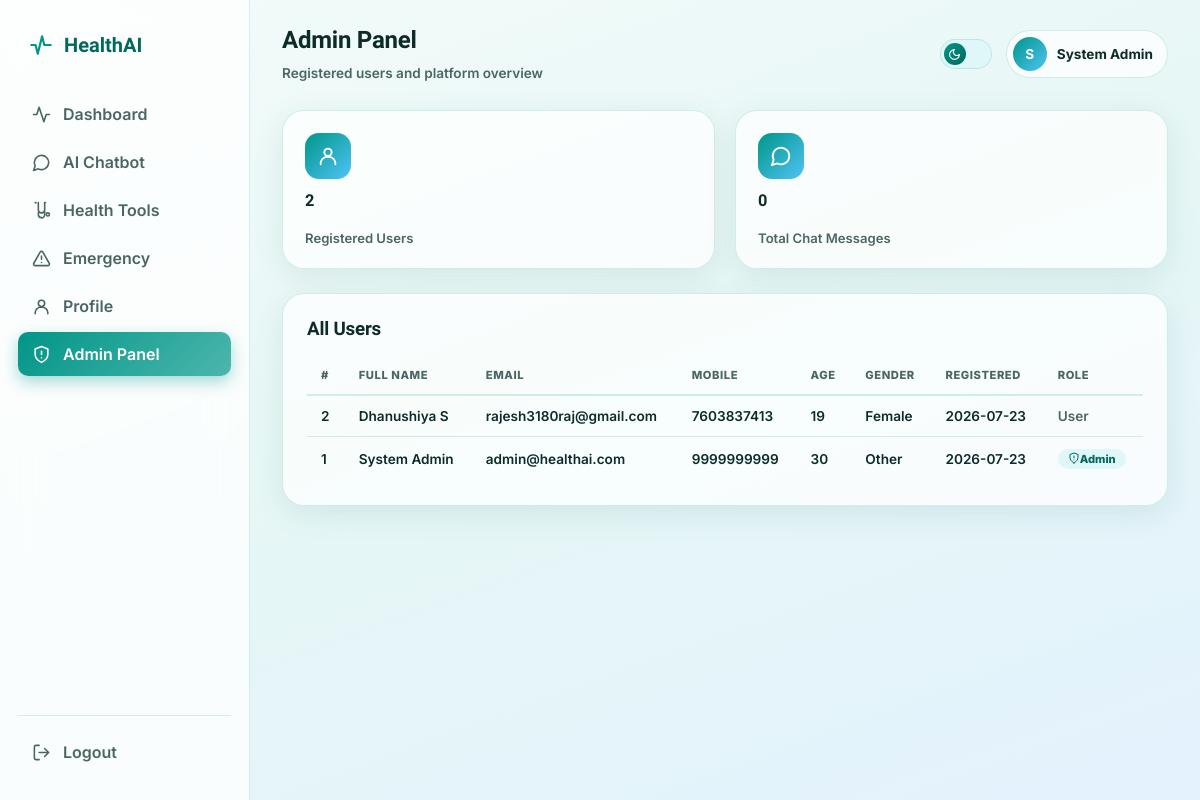
The page /admin (signed in) on the database its author committed.
### tables this page shows
CREATE TABLE users (
            id INTEGER PRIMARY KEY AUTOINCREMENT,
            full_name TEXT NOT NULL,
            email TEXT UNIQUE NOT NULL,
            mobile TEXT NOT NULL,
            age INTEGER NOT NULL,
            gender TEXT NOT NULL,
            password_hash TEXT NOT NULL,
            created_at TEXT NOT NULL,
            is_admin INTEGER NOT NULL DEFAULT 0,
            profile_photo TEXT
        );

### app.py (the view)
@app.route("/admin")
@admin_required
def admin_panel():
    db = get_db()
    users = db.execute(
        "SELECT id, full_name, email, mobile, age, gender, created_at, is_admin FROM users ORDER BY created_at DESC"
    ).fetchall()
    total_chats = db.execute("SELECT COUNT(*) AS c FROM chat_history").fetchone()["c"]
    return render_template(
        "admin.html",
        full_name=session.get("full_name"),
        users=users,
        total_users=len(users),
        total_chats=total_chats,
    )

### app.py (called while the page is built)
def get_db():
    if "db" not in g:
        g.db = sqlite3.connect(DB_PATH)
        g.db.row_factory = sqlite3.Row
    return g.db

def admin_required(view):
    @wraps(view)
    def wrapped(*args, **kwargs):
        if "user_id" not in session:
            return redirect(url_for("login"))
        if not session.get("is_admin"):
            flash("Access denied. Admin privileges are required.", "error")
            return redirect(url_for("dashboard"))
        return view(*args, **kwargs)
    return wrapped

@app.after_request
def add_no_cache_headers(response):
    if "user_id" not in session:
        response.headers["Cache-Control"] = "no-store, no-cache, must-revalidate, max-age=0"
        response.headers["Pragma"] = "no-cache"
    return response

### templates/admin.html (shortened to what this page needs)
{% extends "base.html" %}
{% from "_icons.html" import icon %}
{% set active_page = 'admin' %}
{% block topbar_title %}
<h1>Admin Panel</h1>
<span style="font-size:0.85rem; color:var(--text-muted); font-weight:600;">Registered users and platform overview</span>
{% endblock %}
{% block content %}
<div class="admin-stats">
  <div class="glass-card stat-card" style="cursor:default;">
    <div class="stat-icon">{{ icon('user', 22) }}</div>
    <h3>{{ total_users }}</h3>
    <span>Registered Users</span>
  </div>
  <div class="glass-card stat-card" style="cursor:default;">
    <div class="stat-icon">{{ icon('chat', 22) }}</div>
    <h3>{{ total_chats }}</h3>
    <span>Total Chat Messages</span>
  </div>
</div>
<div class="glass-card" style="padding: 24px;">
  <h3 style="margin-bottom: 16px;">All Users</h3>
  <div class="admin-table-wrap">
    <table class="admin-table">
      <thead>
        <tr>
          <th>#</th>
          <th>Full Name</th>
          <th>Email</th>
          <th>Mobile</th>
          <th>Age</th>
          <th>Gender</th>
          <th>Registered</th>
          <th>Role</th>
        </tr>
      </thead>
      <tbody>
        {% for u in users %}
        <tr>
          <td>{{ u.id }}</td>
          <td>{{ u.full_name }}</td>
          <td>{{ u.email }}</td>
          <td>{{ u.mobile }}</td>
          <td>{{ u.age }}</td>
          <td>{{ u.gender }}</td>
          <td>{{ u.created_at[:10] }}</td>
          <td>
            {% if u.is_admin %}
            <span class="admin-role-badge">{{ icon('shield-alert', 12) }} Admin</span>
            {% else %}
            <span style="color:var(--text-muted); font-weight:600;">User</span>
            {% endif %}
          </td>
        </tr>
        {% endfor %}
      </tbody>
    </table>
  </div>
</div>
{% endblock %}

### templates/base.html (shortened to what this page needs)
<!DOCTYPE html>
<html lang="en">
<head>
{% from "_icons.html" import icon %}
<link rel="stylesheet" href="{{ url_for('static', filename='css/style.css') }}">
</head>
<body>
<div class="app-shell">
  <aside class="sidebar">
    <div class="brand">
      {{ icon('pulse', 26) }}
      <span>HealthAI</span>
    </div>
    <nav style="display:flex; flex-direction:column; gap:4px;">
      <a class="nav-link {% if active_page == 'dashboard' %}active{% endif %}" href="{{ url_for('dashboard') }}">
        {{ icon('activity') }} Dashboard
      </a>
      <a class="nav-link {% if active_page == 'chatbot' %}active{% endif %}" href="{{ url_for('chatbot') }}">
        {{ icon('chat') }} AI Chatbot
      </a>
      <a class="nav-link {% if active_page == 'health_tools' %}active{% endif %}" href="{{ url_for('health_tools') }}">
        {{ icon('stethoscope') }} Health Tools
      </a>
      <a class="nav-link {% if active_page == 'emergency' %}active{% endif %}" href="{{ url_for('emergency') }}">
        {{ icon('alert-triangle') }} Emergency
      </a>
      <a class="nav-link {% if active_page == 'profile' %}active{% endif %}" href="{{ url_for('profile') }}">
        {{ icon('user') }} Profile
      </a>
      {% if session.is_admin %}
      <a class="nav-link {% if active_page == 'admin' %}active{% endif %}" href="{{ url_for('admin_panel') }}">
        {{ icon('shield-alert') }} Admin Panel
      </a>
      {% endif %}
    </nav>
    <div class="sidebar-footer">
      <a class="nav-link" href="{{ url_for('logout_page') }}">
        {{ icon('log-out') }} Logout
      </a>
    </div>
  </aside>
  <main class="main-content page-fade">
    <div class="topbar">
      <div style="display:flex; align-items:center; gap:12px;">
        <div class="topbar-title">{% block topbar_title %}{% endblock %}</div>
      </div>
      <div class="topbar-actions">
        <button class="theme-toggle" onclick="toggleTheme()" aria-label="Toggle dark mode">
          <span class="knob">{{ icon('moon', 12) }}</span>
        </button>
        <a href="{{ url_for('profile') }}" class="profile-chip" style="cursor:pointer;">
          {% if session.profile_photo %}
          <img class="avatar" style="object-fit:cover;" src="{{ url_for('static', filename='uploads/profile_photos/' + session.profile_photo) }}" alt="Profile photo">
          {% else %}
          <div class="avatar">{{ (full_name or "U")[0]|upper }}</div>
          {% endif %}
          <span style="font-weight:700; font-size:0.85rem;">{{ full_name }}</span>
        </a>
      </div>
    </div>
    {% block content %}{% endblock %}
  </main>
</div>
</body>
</html>

### templates/_icons.html (shortened to what this page needs)
{% macro icon(name, size=20) %}
{% if name == 'pulse' %}
<svg xmlns="http://www.w3.org/2000/svg" width="{{size}}" height="{{size}}" viewBox="0 0 24 24" fill="none" stroke="currentColor" stroke-width="2" stroke-linecap="round" stroke-linejoin="round"><path d="M3 12h4l2 8 4-16 2 8h6"/></svg>
{% elif name == 'chat' %}
<svg xmlns="http://www.w3.org/2000/svg" width="{{size}}" height="{{size}}" viewBox="0 0 24 24" fill="none" stroke="currentColor" stroke-width="2" stroke-linecap="round" stroke-linejoin="round"><path d="M7.9 20A9 9 0 1 0 4 16.1L2 22Z"/></svg>
{% elif name == 'stethoscope' %}
<svg xmlns="http://www.w3.org/2000/svg" width="{{size}}" height="{{size}}" viewBox="0 0 24 24" fill="none" stroke="currentColor" stroke-width="2" stroke-linecap="round" stroke-linejoin="round"><path d="M4.8 2.3A.3.3 0 1 0 4.8 2a.3.3 0 0 0 0 .3ZM8 2v9a4 4 0 0 0 8 0V2"/><path d="M17 2h.01M4 2h.01M13.3 21.4c1.5-.6 2.7-2 2.7-3.9v-4"/><circle cx="20" cy="17" r="2"/><path d="M8 15v2a4 4 0 0 0 4 4"/></svg>
{% elif name == 'alert-triangle' %}
<svg xmlns="http://www.w3.org/2000/svg" width="{{size}}" height="{{size}}" viewBox="0 0 24 24" fill="none" stroke="currentColor" stroke-width="2" stroke-linecap="round" stroke-linejoin="round"><path d="m21.73 18-8-14a2 2 0 0 0-3.48 0l-8 14A2 2 0 0 0 4 21h16a2 2 0 0 0 1.73-3Z"/><path d="M12 9v4M12 17h.01"/></svg>
{% elif name == 'clock' %}
<svg xmlns="http://www.w3.org/2000/svg" width="{{size}}" height="{{size}}" viewBox="0 0 24 24" fill="none" stroke="currentColor" stroke-width="2" stroke-linecap="round" stroke-linejoin="round"><circle cx="12" cy="12" r="10"/><path d="M12 6v6l4 2"/></svg>
{% elif name == 'moon' %}
<svg xmlns="http://www.w3.org/2000/svg" width="{{size}}" height="{{size}}" viewBox="0 0 24 24" fill="none" stroke="currentColor" stroke-width="2" stroke-linecap="round" stroke-linejoin="round"><path d="M12 3a6 6 0 0 0 9 9 9 9 0 1 1-9-9Z"/></svg>
{% elif name == 'user' %}
<svg xmlns="http://www.w3.org/2000/svg" width="{{size}}" height="{{size}}" viewBox="0 0 24 24" fill="none" stroke="currentColor" stroke-width="2" stroke-linecap="round" stroke-linejoin="round"><circle cx="12" cy="8" r="4"/><path d="M4 21v-1a7 7 0 0 1 7-7h2a7 7 0 0 1 7 7v1"/></svg>
{% elif name == 'activity' %}
<svg xmlns="http://www.w3.org/2000/svg" width="{{size}}" height="{{size}}" viewBox="0 0 24 24" fill="none" stroke="currentColor" stroke-width="2" stroke-linecap="round" stroke-linejoin="round"><path d="M22 12h-4l-3 9L9 3l-3 9H2"/></svg>
{% elif name == 'thermometer' %}
<svg xmlns="http://www.w3.org/2000/svg" width="{{size}}" height="{{size}}" viewBox="0 0 24 24" fill="none" stroke="currentColor" stroke-width="2" stroke-linecap="round" stroke-linejoin="round"><path d="M14 4v10.5a4 4 0 1 1-4 0V4a2 2 0 0 1 4 0Z"/></svg>
{% elif name == 'wind' %}
<svg xmlns="http://www.w3.org/2000/svg" width="{{size}}" height="{{size}}" viewBox="0 0 24 24" fill="none" stroke="currentColor" stroke-width="2" stroke-linecap="round" stroke-linejoin="round"><path d="M17.7 7.7a2.5 2.5 0 1 1 1.8 4.3H2M9.6 4.6A2 2 0 1 1 11 8H2M12.6 19.4A2 2 0 1 0 14 16H2"/></svg>
{% elif name == 'shield-alert' %}
<svg xmlns="http://www.w3.org/2000/svg" width="{{size}}" height="{{size}}" viewBox="0 0 24 24" fill="none" stroke="currentColor" stroke-width="2" stroke-linecap="round" stroke-linejoin="round"><path d="M12 22s8-4 8-10V5l-8-3-8 3v7c0 6 8 10 8 10Z"/><path d="M12 8v4M12 16h.01"/></svg>
{% elif name == 'flask' %}
<svg xmlns="http://www.w3.org/2000/svg" width="{{size}}" height="{{size}}" viewBox="0 0 24 24" fill="none" stroke="currentColor" stroke-width="2" stroke-linecap="round" stroke-linejoin="round"><path d="M9 2v6.5L4.2 18a2 2 0 0 0 1.8 3h12a2 2 0 0 0 1.8-3L15 8.5V2M8.5 2h7M8 15h8"/></svg>
{% elif name == 'droplet' %}
<svg xmlns="http://www.w3.org/2000/svg" width="{{size}}" height="{{size}}" viewBox="0 0 24 24" fill="none" stroke="currentColor" stroke-width="2" stroke-linecap="round" stroke-linejoin="round"><path d="M12 22a7 7 0 0 0 7-7c0-2-1-3.9-3-5.5S12 3 12 2c0 1-2 4-4 7.5S5 13 5 15a7 7 0 0 0 7 7Z"/></svg>
{% elif name == 'map-pin' %}
<svg xmlns="http://www.w3.org/2000/svg" width="{{size}}" height="{{size}}" viewBox="0 0 24 24" fill="none" stroke="currentColor" stroke-width="2" stroke-linecap="round" stroke-linejoin="round"><path d="M20 10c0 6-8 12-8 12s-8-6-8-12a8 8 0 0 1 16 0Z"/><circle cx="12" cy="10" r="3"/></svg>
{% elif name == 'log-out' %}
<svg xmlns="http://www.w3.org/2000/svg" width="{{size}}" height="{{size}}" viewBox="0 0 24 24" fill="none" stroke="currentColor" stroke-width="2" stroke-linecap="round" stroke-linejoin="round"><path d="M9 21H5a2 2 0 0 1-2-2V5a2 2 0 0 1 2-2h4M16 17l5-5-5-5M21 12H9"/></svg>
{% elif name == 'menu' %}
<svg xmlns="http://www.w3.org/2000/svg" width="{{size}}" height="{{size}}" viewBox="0 0 24 24" fill="none" stroke="currentColor" stroke-width="2" stroke-linecap="round" stroke-linejoin="round"><path d="M4 12h16M4 6h16M4 18h16"/></svg>
{% elif name == 'send' %}
<svg xmlns="http://www.w3.org/2000/svg" width="{{size}}" height="{{size}}" viewBox="0 0 24 24" fill="none" stroke="currentColor" stroke-width="2" stroke-linecap="round" stroke-linejoin="round"><path d="m3 3 18 9-18 9 4-9-4-9Z"/></svg>
{% elif name == 'search' %}
<svg xmlns="http://www.w3.org/2000/svg" width="{{size}}" height="{{size}}" viewBox="0 0 24 24" fill="none" stroke="currentColor" stroke-width="2" stroke-linecap="round" stroke-linejoin="round"><circle cx="11" cy="11" r="8"/><path d="m21 21-4.3-4.3"/></svg>
{% elif name == 'chevron-left' %}
<svg xmlns="http://www.w3.org/2000/svg" width="{{size}}" height="{{size}}" viewBox="0 0 24 24" fill="none" stroke="currentColor" stroke-width="2" stroke-linecap="round" stroke-linejoin="round"><path d="m15 18-6-6 6-6"/></svg>
{% elif name == 'chevron-right' %}
<svg xmlns="http://www.w3.org/2000/svg" width="{{size}}" height="{{size}}" viewBox="0 0 24 24" fill="none" stroke="currentColor" stroke-width="2" stroke-linecap="round" stroke-linejoin="round"><path d="m9 18 6-6-6-6"/></svg>
{% elif name == 'calendar' %}
<svg xmlns="http://www.w3.org/2000/svg" width="{{size}}" height="{{size}}" viewBox="0 0 24 24" fill="none" stroke="currentColor" stroke-width="2" stroke-linecap="round" stroke-linejoin="round"><rect x="3" y="4" width="18" height="18" rx="2"/><path d="M16 2v4M8 2v4M3 10h18"/></svg>
{% elif name == 'x' %}
<svg xmlns="http://www.w3.org/2000/svg" width="{{size}}" height="{{size}}" viewBox="0 0 24 24" fill="none" stroke="currentColor" stroke-width="2" stroke-linecap="round" stroke-linejoin="round"><path d="M18 6 6 18M6 6l12 12"/></svg>
{% endif %}
{% endmacro %}

### rows shown on the page
users: full_name "System Admin", id "1", email "admin@healthai.com", mobile "9999999999", age "30", gender "Other", created_at "2026-07-23", {{ size }} 12 (drawn)
users: id "2", full_name "Dhanushiya S", email "rajesh3180raj@gmail.com", mobile "7603837413", age "19", gender "Female", created_at "2026-07-23", is_admin "User"

### other values the page prints
{{ (full_name or "U")[0]|upper }} "S"
{{ total_users }} "2"
{{ total_chats }} "0"
